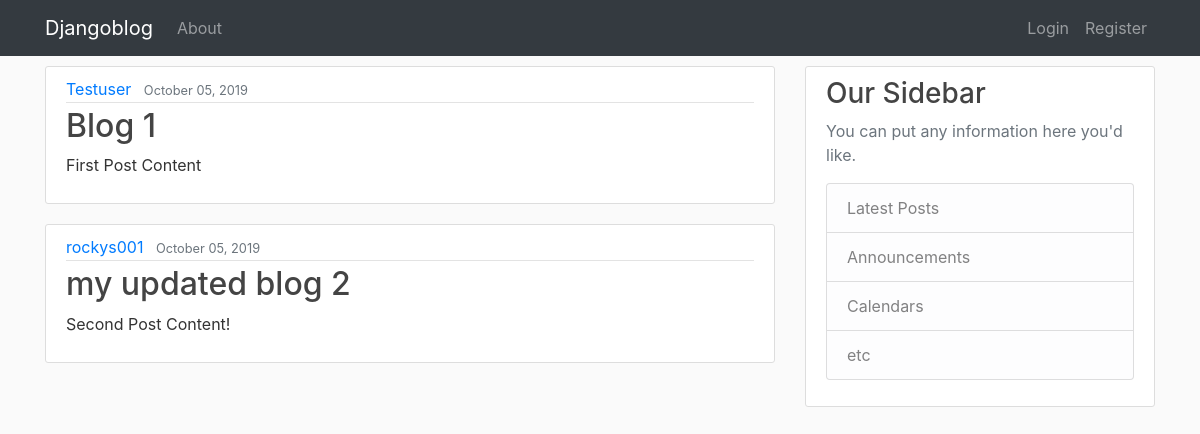
Before: / with the older database file.
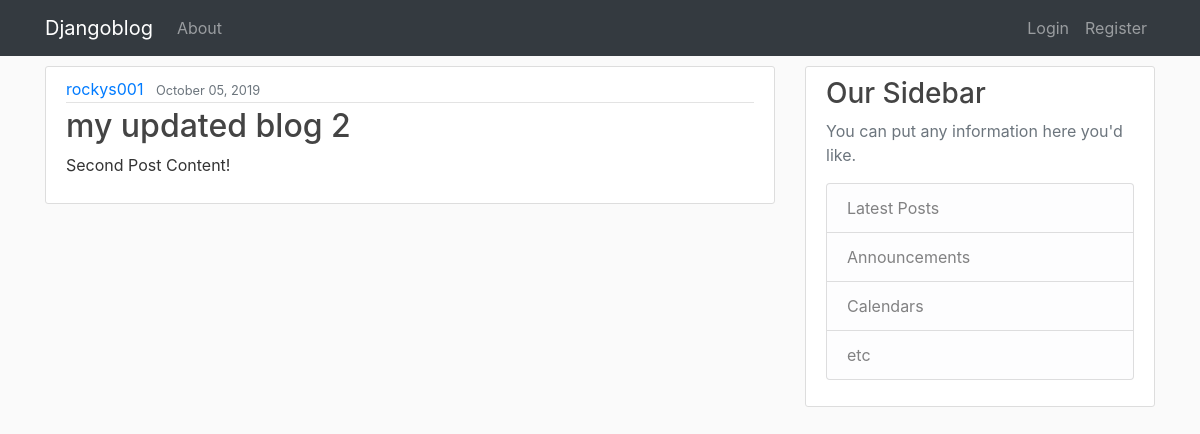
After: the same page with the newer database file.
### blog/models.py (models this page shows, shortened)
class Post(models.Model):
    title = models.CharField(max_length=100)
    content = models.TextField()
    date_posted = models.DateTimeField(default = timezone.now)
    author = models.ForeignKey(User, on_delete= models.CASCADE)

### blog/views.py (the view)
# urls.py: path('', views.home,name='blog-home'),
def home(request):
    context = {
        'posts': Post.objects.all()
    }
    return render(request,'blog/home.html',context)

### blog/templates/blog/home.html
{% extends "blog/base.html" %}
{% block content %}
    {% for post in posts %}
    <article class="media content-section">
              <div class="media-body">
                <div class="article-metadata">
                  <a class="mr-2" href="#">{{ post.author }}</a>
                  <small class="text-muted">{{ post.date_posted|date:"F d, Y" }}</small>
                </div>
                <h2><a class="article-title" href="#">{{ post.title }}</a></h2>
                <p class="article-content">{{ post.content }}</p>
              </div>
      </article>
    {% endfor%}
{% endblock %}

### blog/templates/blog/base.html (shortened to what this page needs)
{% load static%}
<!DOCTYPE html>
<html lang="en">
<head>
    <link rel="stylesheet" href="https://stackpath.bootstrapcdn.com/bootstrap/4.1.3/css/bootstrap.min.css"
>
    <link rel="stylesheet" type="text/css" href="{% static 'blog/main.css'%}">
</head>
<body>
    <nav class="navbar navbar-expand-md navbar-dark bg-dark">
        <div class="container">
            <a class="navbar-brand" href="{% url 'blog-home'%}">Djangoblog</a>
            <div class="collapse navbar-collapse" id="navbarSupportedContent">
                <div class="navbar-nav mr-auto">
                    <li class="nav-item">
                        <a class="nav-link" href="{% url 'blog-about'%}">About</a>
                    </li>
                </div>
                <div class="navbar-nav">
                        {% if user.is_authenticated %}
                            <a class="nav-item nav-link" href="{% url 'profile'%}">Account</a>
                            <a class="nav-item nav-link" href="{% url 'logout'%}">Logout</a>
                        {% else %}
                            <a class="nav-item nav-link" href="{% url 'login'%}">Login</a>
                            <a class="nav-item nav-link" href="{% url 'register'%}">Register</a>
                        {% endif %}
                </div>
            </div>
        </div>
    </nav>
    <main role="main" class="container">
        <div class="row">
            <div class="col-md-8">
                    {% block content%}{% endblock %}
            </div>
            <div class="col-md-4">
                <div class="content-section">
                    <h3>Our Sidebar</h3>
                    <p class='text-muted'>You can put any information here you'd like.
                        <ul class="list-group">
                            <li class="list-group-item list-group-item-light">Latest Posts</li>
                            <li class="list-group-item list-group-item-light">Announcements</li>
                            <li class="list-group-item list-group-item-light">Calendars</li>
                            <li class="list-group-item list-group-item-light">etc</li>
                        </ul>
                    </p>
                </div>
            </div>
        </div>
    </main>
</body>
</html>

### blog/static/blog/main.css (style rules this page uses)
body { background: #fafafa; color: #333333; }
h1, h2, h3, h4, h5, h6 { color: #444444; }
.content-section { background: #ffffff; padding: 10px 20px; border: 1px solid #dddddd; border-radius: 3px; margin-bottom: 20px; margin-top: 10px; }
.article-title { color: #444444; }
.article-content { white-space: pre-line; }
.article-metadata { padding-bottom: 1px; margin-bottom: 4px; border-bottom: 1px solid #e3e3e3 }

Changed rows visible on the page:
removed Post: author "Testuser", date_posted "October 05, 2019", title "Blog 1", content "First Post Content"
